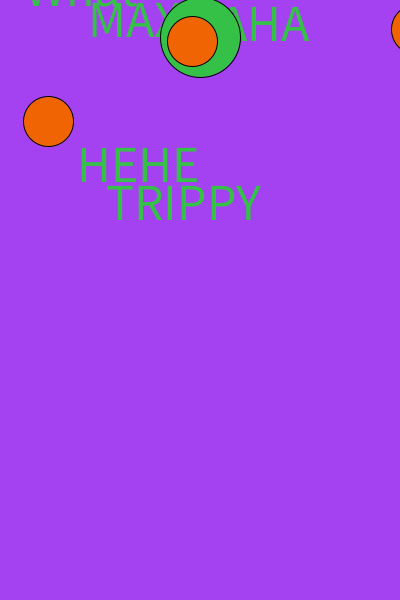
Frame 1 (no input)
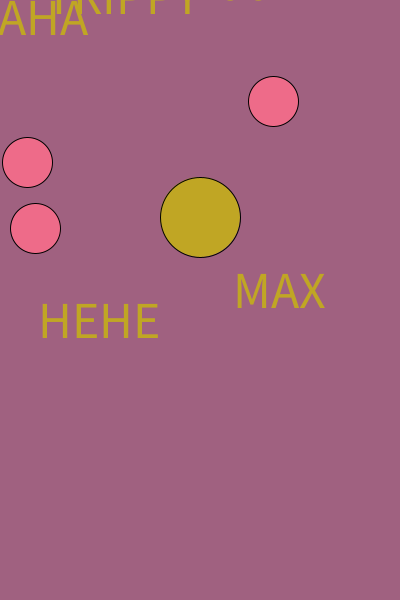
Frame 60 (the mouse pressed at the canvas centre just before this capture)
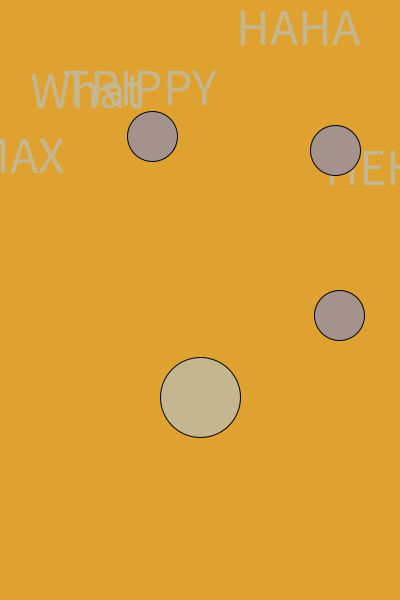
Frame 120 (the mouse held since frame 60 and released just before this capture)

The Processing sketch that drew these frames (run headless with seeded random() and noise(); from frame 60 on, the mouse is pressed at the canvas centre):

// Processing sketch: processing_62001
// ── processing_62001.pde

float radius;
float ballY;
float ySpeed;

void setup() {
  size(400, 600);
  background(255, 255, 255);
  smooth();
  frameRate(30);
  textSize(52);
  textAlign(CENTER);  
  text( "max is a g", 200, 100);



  // initialize the variables:
  radius = 40;
  ballY = radius;
  ySpeed = 3;
}

void draw() {
  background(random(255), random(255), random(255));
  fill(random(225), random(225), random(225));
  text( "TRIPPY", random(400), random(400));
  text( "MAX", random(400), random(400));
  text( "What", random(400), random(400));
  text( "HEHE", random(400), random(400));
  text( "HAHA", random(400), random(400));
  // If ball is at the bottom:
  if (ballY >= height-radius )
  {
    ballY = height-radius;
    ySpeed = ySpeed * (-1) ;
  }

  // If ball is at the top:
  if (ballY <= radius )
  {
    ballY = radius;
    ySpeed = ySpeed * (-1) ;
  }

  ballY = ballY + ySpeed;
  ellipse( width/2, ballY, radius*2, radius*2 );
  println(ballY);
  fill( random(255), random(255), random(255) );
  ellipse(random(200), random(300), 50, 50 );
  ellipse(random(400), random(600), 50, 50 );
  ellipse(random(500), random(600), 50, 50 );
}
